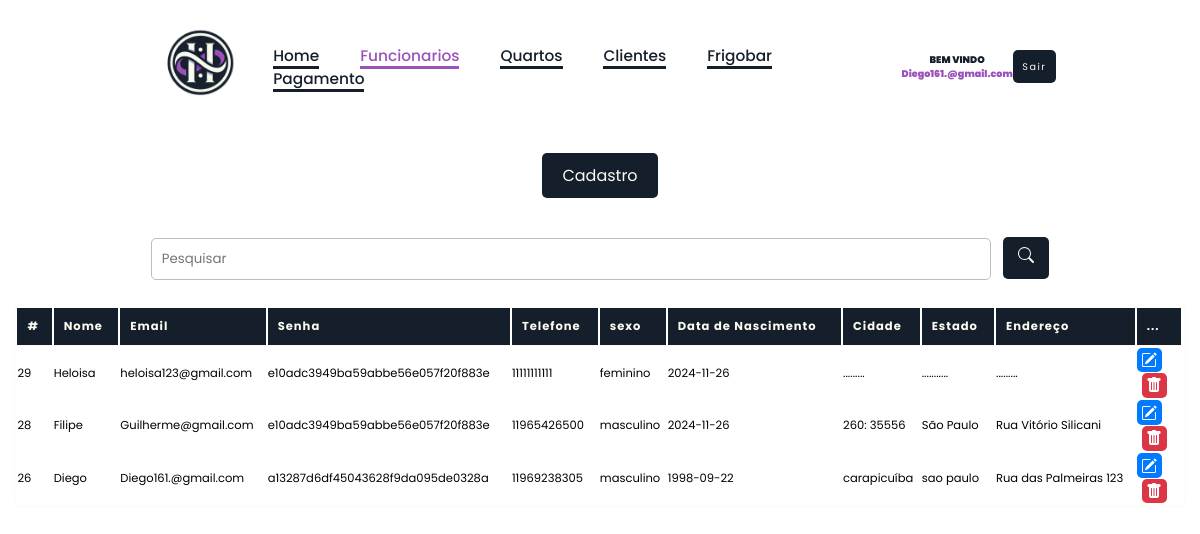
Page /Funcionarios.php (signed in) on the committed database.
### tables this page shows
CREATE TABLE `funcionarios` (
  `id` int(11) NOT NULL AUTO_INCREMENT,
  `nome` varchar(45) NOT NULL,
  `email` varchar(110) NOT NULL,
  `senha` varchar(45) NOT NULL,
  `telefone` varchar(15) NOT NULL,
  `sexo` varchar(15) NOT NULL,
  `data_nascimento` date NOT NULL,
  `cidade` varchar(45) NOT NULL,
  `estado` varchar(45) NOT NULL,
  `endereco` varchar(45) NOT NULL,
  PRIMARY KEY (`id`)
);

### Funcionarios.php (the view, shortened to what this page needs)
<?php
include_once('config.php');
$logado = $_SESSION['email'];
if (!empty($_GET['search'])) {
    $data = $_GET['search'];
    $sql = "SELECT * FROM funcionarios WHERE id LIKE '%$data%' or nome LIKE '%$data%' or email LIKE '%$data%' ORDER BY id DESC";
} else {
    $sql = "SELECT * FROM funcionarios ORDER BY id DESC";
}
$result = $conexao->query($sql);
?>
<!DOCTYPE html>
<html lang="pt-br">
<head>
    <link rel="stylesheet" href="https://unpkg.com/boxicons@2.1.4/css/boxicons.min.css">
    <link rel="stylesheet" href="FUNCIONARIOS.css">
</head>
<body>
    <header class="header">
        <a href="Home.php" class="logo">
            <img src="img/logoSite.png" alt="logo">
        </a>
        <nav class="navbar">
            <a href="Home.php">Home</a>
            <a href="Funcionarios.php" class="active">Funcionarios</a>
            <a href="Quartos.php">Quartos</a>
            <a href="Clientes.php">Clientes</a>
            <a href="frigobar.php">Frigobar</a>
            <a href="pagamento.php">Pagamento</a>
        </nav>
        <div class="bemVindo">
            <?php
            echo "<p>Bem vindo</p> <u>$logado</u>";
            ?>
        </div>
        <div class="buttonSair">
            <a href="sair.php" class="btnSair">Sair</a>
        </div>
    </header>
    <div class="box-search1">
        <div class="box">
            <a href="formulario.php">Cadastro</a>
        </div>
        <div class="search1">
            <input type="search" class="form-control search-field" placeholder="Pesquisar" id="pesquisar">
            <button onclick="searchData()" class="btn3 btn-primary">
                <svg xmlns='http://www.w3.org/2000/svg' width='16' height='16' fill='currentColor' class='bi bi-search' viewBox='0 0 16 16'>
                    <path d='M11.742 10.344a6.5 6.5 0 1 0-1.397 1.398h-.001q.044.06.098.115l3.85 3.85a1 1 0 0 0 1.415-1.414l-3.85-3.85a1 1 0 0 0-.115-.1zM12 6.5a5.5 5.5 0 1 1-11 0 5.5 5.5 0 0 1 11 0' />
                </svg>
        </div>
        <div class="table">
            <table class="table-item">
                <thead>
                    <tr>
                        <th scope="col">#</th>
                        <th scope="col">Nome</th>
                        <th scope="col">Email</th>
                        <th scope="col">Senha</th>
                        <th scope="col">Telefone</th>
                        <th scope="col">sexo</th>
                        <th scope="col">Data de Nascimento</th>
                        <th scope="col">Cidade</th>
                        <th scope="col">Estado</th>
                        <th scope="col">Endereço</th>
                        <th scope="col">...</th>
                    </tr>
                </thead>
                <tbody>
                    <?php
                    while ($user_data = mysqli_fetch_assoc($result)) {
                        echo "<tr>";
                        echo "<td>" . $user_data['id'] . "</td>";
                        echo "<td>" . $user_data['nome'] . "</td>";
                        echo "<td>" . $user_data['email'] . "</td>";
                        echo "<td>" . $user_data['senha'] . "</td>";
                        echo "<td>" . $user_data['telefone'] . "</td>";
                        echo "<td>" . $user_data['sexo'] . "</td>";
                        echo "<td>" . $user_data['data_nascimento'] . "</td>";
                        echo "<td>" . $user_data['cidade'] . "</td>";
                        echo "<td>" . $user_data['estado'] . "</td>";
                        echo "<td>" . $user_data['endereco'] . "</td>";
                        echo "<td>
                            <a class='btn1 btn-sm btn-primary' href='edit.php?id=$user_data[id]'>
                            <svg xmlns='http://www.w3.org/2000/svg' width='16' height='16' fill='currentColor' class='bi bi-pencil-square' viewBox='0 0 16 16'>
                            <path d='M15.502 1.94a.5.5 0 0 1 0 .706L14.459 3.69l-2-2L13.502.646a.5.5 0 0 1 .707 0l1.293 1.293zm-1.75 2.456-2-2L4.939 9.21a.5.5 0 0 0-.121.196l-.805 2.414a.25.25 0 0 0 .316.316l2.414-.805a.5.5 0 0 0 .196-.12l6.813-6.814z'/>
                            <path fill-rule='evenodd' d='M1 13.5A1.5 1.5 0 0 0 2.5 15h11a1.5 1.5 0 0 0 1.5-1.5v-6a.5.5 0 0 0-1 0v6a.5.5 0 0 1-.5.5h-11a.5.5 0 0 1-.5-.5v-11a.5.5 0 0 1 .5-.5H9a.5.5 0 0 0 0-1H2.5A1.5 1.5 0 0 0 1 2.5z'/>
                            </svg>
                            </a>
                            <a class='btn2 btn-sm btn-danger' href='delete.php?id=$user_data[id]'>
                            <svg xmlns='http://www.w3.org/2000/svg' width='16' height='16' fill='currentColor' class='bi bi-trash-fill' viewBox='0 0 16 16'>
                            <path d='M2.5 1a1 1 0 0 0-1 1v1a1 1 0 0 0 1 1H3v9a2 2 0 0 0 2 2h6a2 2 0 0 0 2-2V4h.5a1 1 0 0 0 1-1V2a1 1 0 0 0-1-1H10a1 1 0 0 0-1-1H7a1 1 0 0 0-1 1zm3 4a.5.5 0 0 1 .5.5v7a.5.5 0 0 1-1 0v-7a.5.5 0 0 1 .5-.5M8 5a.5.5 0 0 1 .5.5v7a.5.5 0 0 1-1 0v-7A.5.5 0 0 1 8 5m3 .5v7a.5.5 0 0 1-1 0v-7a.5.5 0 0 1 1 0'/>
                            </svg>
                            </a>
                    </td>";
                        echo "<td>";
                    }
                    ?>
                </tbody>
            </table>
        </div>
</body>
</html>

### FUNCIONARIOS.css (style rules this page uses)
:root { --primeira-color: #9b52bb ; --segunda-color: #fcfbef ; --terceira-color:#141f2b ; --quarta-color:#6d6b7b ; --quinta-color:#b6bfc2 ; --branco: #ffffff ; --test-color: #ff0000; }
* { margin: 0; padding: 0; box-sizing: border-box; text-decoration: none; border: none; outline: none; scroll-behavior: smooth; font-family: "Poppins", sans-serif; }
html { font-size: 60%; overflow-x: hidden; }
.header { position: relative; top: 0; left: 0; width: 100%; padding: 1rem 12% 1rem; background: var(--branco); backdrop-filter: blur(10px); display: flex; justify-content: space-between; align-items: center; z-index: 5; }
.logo img { width: 110px; height: 110px; cursor: default; }
.navbar a { font-size: 1.6rem; color: var(--terceira-color); margin: 2rem; font-weight: 500; transition: 0.3s ease; border-bottom: 3px solid var(--terceira-color); text-transform: capitalize; }
.navbar a:hover, .navbar a.active { color: var(--primeira-color); border-bottom: 3px solid var(--primeira-color); }
.bemVindo { font-weight: 1000; }
.bemVindo u { color: var(--primeira-color); }
.bemVindo p { text-transform: uppercase; text-align: center; color: var(--terceira-color); }
.buttonSair { display: flex; }
.btnSair { background-color: var(--terceira-color); padding: 1rem; border-radius: 5px; letter-spacing: 1.5px; }
a { text-decoration: none; color: var(--segunda-color); }
.box { display: flex; justify-content: center; margin: 20px 0; }
.box a { background-color: var(--terceira-color); color: var(--segunda-color); padding: 10px 20px; text-decoration: none; border-radius: 5px; font-size: 16px; transition: background-color 0.3s; }
.search1 { text-align: center; padding-top: 2rem; }
.btn3 { background-color: var(--terceira-color); color: var(--segunda-color); padding: 10px 15px; border-radius: 5px; cursor: pointer; transition: background-color 0.3s; }
.search-field { padding: 10px; border: 1px solid var(--quinta-color); border-radius: 5px; width: 70%; margin-right: 10px; }
.table { padding: 1.5rem; width: 100%; margin: 10px 0; }
.table-item { width: 100%; border: 1px solid var(--segunda-color); border-radius: 5px; overflow: hidden; }
.table-item thead { background-color: var(--terceira-color); color: var(--segunda-color); letter-spacing: 1px; }
.table-item th { padding: 10px; text-align: left; border-bottom: 1px solid var(--segunda-color); }
.table-item tr { font-size: 1.2rem; }
.btn1, .btn2 { display: inline-flex; justify-items: center; align-items: center; padding: 10%; border: none; border-radius: 5px; cursor: pointer; transition: background-color 0.3s; }
.btn1 { background-color: #007bff; color: white; }
.btn2 { background-color: #dc3545; color: white; margin-left: 5px; }

### rows in the picture
funcionarios: id "29", nome "Heloisa", email "heloisa123@gmail.com", senha "e10adc3949ba59abbe56e057f20f883e", telefone "11111111111", sexo "feminino", data_nascimento "2024-11-26", cidade ".........", estado "...........", endereco "........."
funcionarios: id "28", nome "Filipe", email "Guilherme@gmail.com", senha "e10adc3949ba59abbe56e057f20f883e", telefone "11965426500", sexo "masculino", data_nascimento "2024-11-26", cidade "260: 35556", estado "São Paulo", endereco "Rua Vitório Silicani"
funcionarios: id "26", nome "Diego", email "Diego161.@gmail.com", senha "a13287d6df45043628f9da095de0328a", telefone "11969238305", sexo "masculino", data_nascimento "1998-09-22", cidade "carapicuíba", estado "sao paulo", endereco "Rua das Palmeiras 123"

### other values in the picture
$logado "Diego161.@gmail.com"
